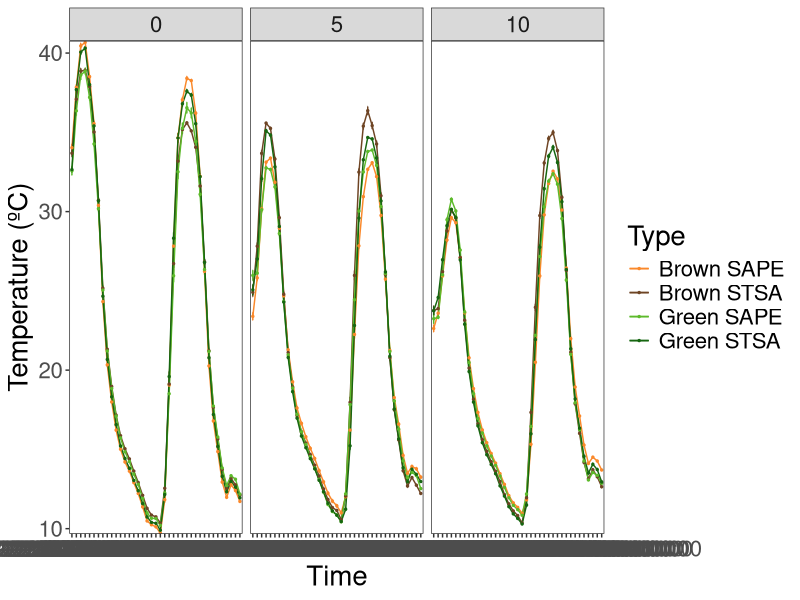

Here is the R script that generated this plot:
# Analysis of IRES Litter Microclimate Group data for microphase 1 experiment
# HThroop wrote script on August 2, 2022 
# HThroop made minor tweaks on Sept 20, 2022
# SSmania adjusted code to be used for iButton data in place of litter moisture Sep 27, 2023
setwd("/Users/Siena/Desktop/microclimate")

library(tidyverse)
library(ggplot2)
library(scales)
library(dplyr)
library(data.table)
library(lubridate)

my_colors <- c("#fa882a","#6e4424","#5dba2b","#166610")

#read csv with manually made datetime column
df_Temps1=read.csv('Microphase1_iButtons_ALL_dt.csv')


#add rainfall based on quadrat
df_Temps1 <- df_Temps1 %>% 
  mutate(Rainfall = case_when(
    endsWith(quadrat, '1') ~ 0,
    endsWith(quadrat, '5') ~ 0,
    endsWith(quadrat, '7') ~ 0,
    endsWith(quadrat, '11') ~ 0,
    endsWith(quadrat, '13') ~ 0,
    endsWith(quadrat, '2') ~ 5,
    endsWith(quadrat, '4') ~ 5,
    endsWith(quadrat, '8') ~ 5,
    endsWith(quadrat, '12') ~ 5,
    endsWith(quadrat, '14') ~ 5,
    endsWith(quadrat, '3') ~ 10,
    endsWith(quadrat, '6') ~ 10,
    endsWith(quadrat, '9') ~ 10,
    endsWith(quadrat, '10') ~ 10,
    endsWith(quadrat, '15') ~ 10
  ))

df_Temps1$datetime <- as.POSIXct(df_Temps1$datetime, format = "%m/%d/%y %H:%M")
df_Temps1 <- df_Temps1 %>% 
  mutate(interval = cut(datetime, breaks = "60 min"))
#df_Temps1$interval <- as.POSIXct(df_Temps1$interval, format = "%m/%d/%y %H:%M")

df_Temps1
# calculate mean values for line graphs 
df_Temps1.means <- df_Temps1 %>% 
  group_by(Type, Rainfall, interval) %>% 
  summarise(Temp_mean=mean(temperature, na.rm=TRUE), n=n(), sd=sd(temperature, na.rm=TRUE), se=sd/sqrt(n))
df_Temps1.means$se<-as.numeric(df_Temps1.means$se)
df_Temps1.means$Temp_mean<-as.numeric(df_Temps1.means$Temp_mean)
df_Temps1.means

p1 <- ggplot(df_Temps1.means, aes(x=interval, y=Temp_mean, color=Type)) + 
  aes(group=Type) +
  geom_errorbar(aes(ymin=Temp_mean-se, ymax=Temp_mean+se), width=0.1) +
  geom_line(aes(color=Type)) +
  geom_point(size=0.5) +
  #annotate('rect', xmin=7, xmax=8.5, ymin=0, ymax=150, alpha=.5, fill='#54b8e3') +
  xlab("Time") + 
  ylab("Temperature (ºC)") +
  scale_color_manual(values = my_colors) +
  theme_bw() +
  theme(text = element_text(size = 20)) +
  theme(panel.grid.major = element_blank()) +
  theme(panel.grid.minor = element_blank()) +
  scale_y_continuous(expand=c(0,0)) +
  #scale_x_datetime(date_labels = "%m/%d/%y %H:%M",breaks = date_breaks("2 hours"))+
  #theme(axis.text.x = element_text(angle = 90, vjust = 1.0, hjust = 1.0)) +
  #scale_x_datetime(labels=format("%H:%M"), expand=c(0,0)) +
  #xlim(c(as.POSIXct('07/24/22 11:00', format = "%m/%d/%y %H:%M"),
         #as.POSIXct('07/26/22 7:00', format = "%m/%d/%y %H:%M"))) +
  facet_grid(~Rainfall) 
p1

#p1 + theme(axis.text.x = element_text(angle = 90, vjust = 0.5, hjust=1))
